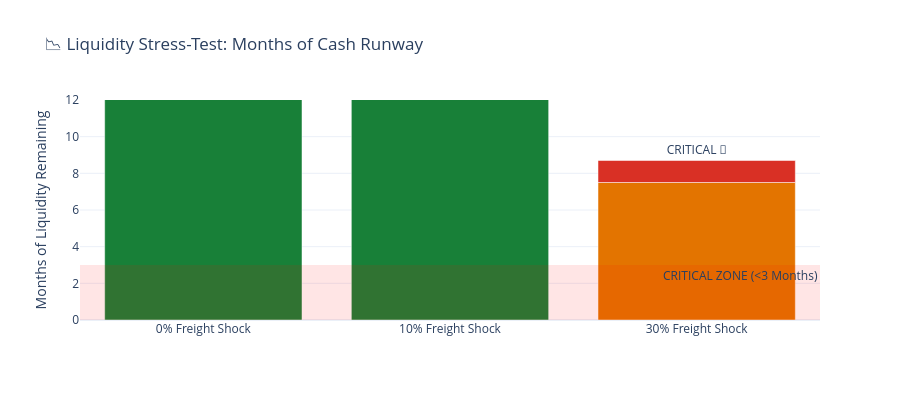

Notebook code cell kept with this figure:
### Code cell
# --- Chart 2: Liquidity Runway Under Stress ---
# Color mapping based on our Risk Flags
colors = []
for flag in df_stress['Risk Flag']:
    if 'CRITICAL' in flag: colors.append('#d93025') # Red
    elif 'WARNING' in flag: colors.append('#f9ab00') # Orange
    elif 'CAUTION' in flag: colors.append('#e37400') # Dark Orange
    else: colors.append('#188038') # Green

fig_stress = go.Figure(data=[
    go.Bar(
        x=df_stress['Scenario'],
        y=df_stress['Liquidity Runway (Months)'],
        text=df_stress['Risk Flag'],
        textposition='outside',
        marker_color=colors,
        hovertemplate="<b>%{x}</b><br>Runway: %{y} Months<br>DSO Impact: %{customdata}<extra></extra>",
        customdata=df_stress['DSO Impact']
    )
])

fig_stress.update_layout(
    title="📉 Liquidity Stress-Test: Months of Cash Runway",
    yaxis_title="Months of Liquidity Remaining",
    template="plotly_white",
    height=400,
    yaxis=dict(range=[0, 12]) # Cap Y-axis at 12 months for visual impact
)

# Add a "Danger Zone" background for < 3 months
fig_stress.add_hrect(y0=0, y1=3, fillcolor="red", opacity=0.1, line_width=0, annotation_text="CRITICAL ZONE (<3 Months)", annotation_position="top right")

fig_stress.show()

### Figure 1 — Plotly figure (JSON) as saved in the notebook; plotly's stock layout.template omitted (floating-point values rounded to 4 significant figures)
{"data": [{"customdata": [null, null, null, "+15 days"], "hovertemplate": "<b>%{x}</b><br>Runway: %{y} Months<br>DSO Impact: %{customdata}<extra></extra>", "marker": {"color": ["#188038", "#188038", "#e37400", "#d93025"]}, "text": ["SAFE 🟢", "SAFE 🟢", "CAUTION 🟡", "CRITICAL 🔴"], "textposition": "outside", "type": "bar", "x": ["0% Freight Shock", "10% Freight Shock", "30% Freight Shock", "30% Freight Shock"], "y": [99.0, 99.0, 7.5, 1.2]}], "layout": {"annotations": [{"showarrow": false, "text": "CRITICAL ZONE (<3 Months)", "x": 1, "xanchor": "right", "xref": "x domain", "y": 3, "yanchor": "top", "yref": "y"}], "height": 400, "shapes": [{"fillcolor": "red", "line": {"width": 0}, "opacity": 0.1, "type": "rect", "x0": 0, "x1": 1, "xref": "x domain", "y0": 0, "y1": 3, "yref": "y"}], "title": {"text": "📉 Liquidity Stress-Test: Months of Cash Runway"}, "yaxis": {"range": [0, 12], "title": {"text": "Months of Liquidity Remaining"}}}}
